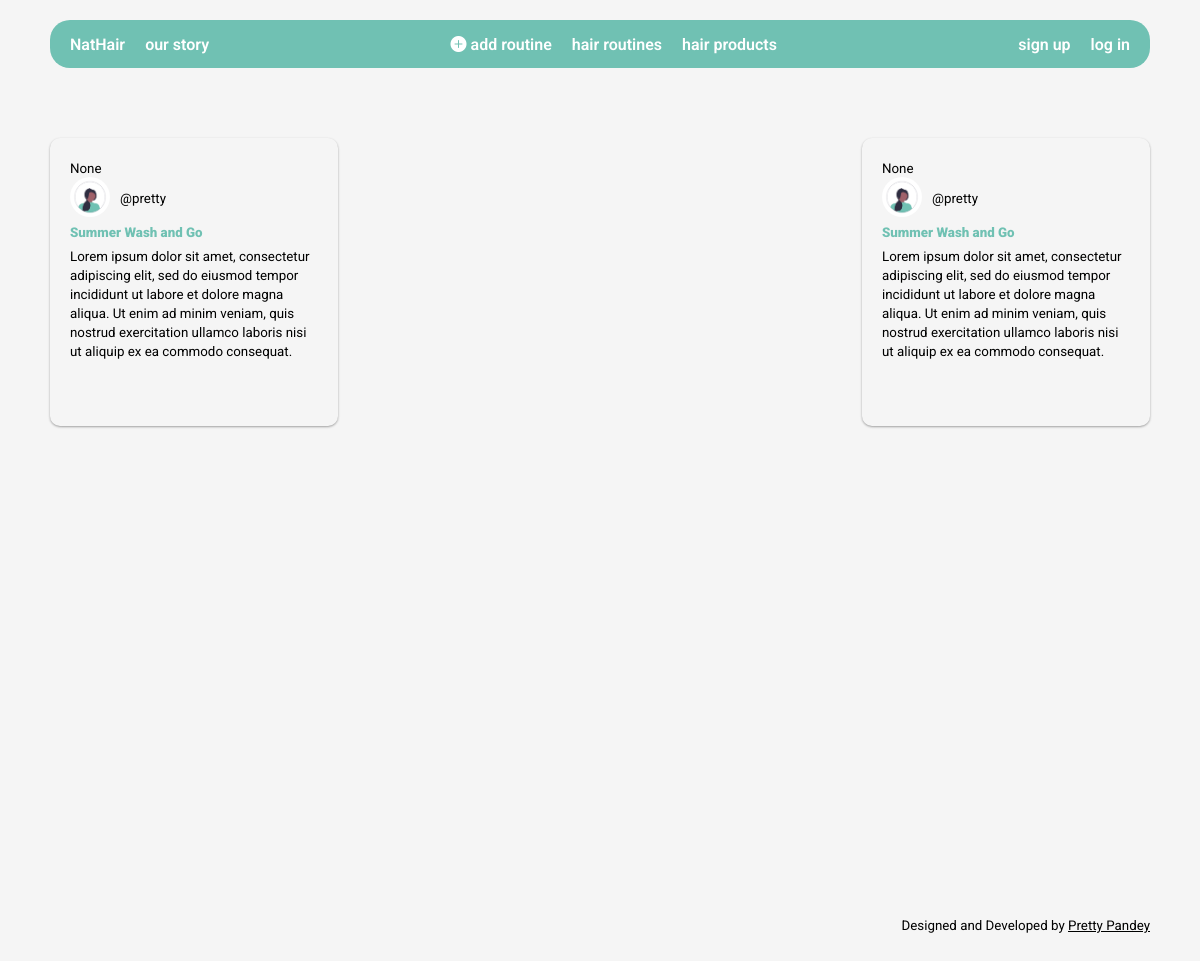
Screenshot of /routines/routines_list with the database file from the repository.
### routines/models.py (models this page shows, shortened)
class HairRoutine(models.Model):
    user = models.ForeignKey(User, on_delete=models.CASCADE)
    name = models.CharField(max_length=255)
    description = models.TextField()
    notes = models.TextField()
    is_draft = models.BooleanField(default=True)
    posted_at = models.DateTimeField(blank=True, null=True)

### accounts/models.py (models this page shows, shortened)
class Profile(models.Model):
    user = models.OneToOneField(User, on_delete=models.CASCADE)
    full_name = models.CharField(max_length=255, null=True, blank=True)
    bio = models.TextField(null=True, blank=True)
    profile_pic = models.ImageField(upload_to='profile_pics', default='blank-profile-pic.png')
    location = models.CharField(max_length=255, null=True, blank=True)
    date_of_birth = models.DateField(null=True, blank=True)

### routines/views.py (the view)
# urls.py: path('routines_list', views.routines_list, name='routines_list'),
def routines_list(request):
    template= 'routines_list.html'
    routines = HairRoutine.objects.all()
    context = {
        'routines': routines,
    }
    return render(request, template, context)

### accounts/templatetags/cache_bust.py (called while the page is built)
@register.simple_tag(name='cache_bust')
def cache_bust():
    if settings.DEBUG:
        version = uuid.uuid1()
    else:
        version = os.environ.get('PROJECT_VERSION')
        if version is None:
            version = '1'
    return '__v__={version}'.format(version=version)

### routines/templates/routines_list.html (shortened to what this page needs)
{% extends 'base.html' %}
{% load static %}
{% load cache_bust %}
{% block styles %}
<link rel="stylesheet" href="{% static 'css/routine.css' %}?{% cache_bust %}" />
{% endblock %}
{% block content %}
<div class="routines-wrapper">
    {% if routines %}
    <ul class="routines-list">
        {% for routine in routines %}
        <li>
            <a href="{% url 'routine_detail' routine.id %}">
                <small>{{routine.posted_at}}</small>
                <div class="user-info">
                    <img src="{{routine.user.profile.profile_pic.url}}" alt="User Profile Picture">
                    <div class="user-name">
                        <p><small>@{{routine.user.username}}</small></p>
                    </div>
                </div>
                <p class="routine-name"><small>{{routine.name}}</small></p>
                <p><small>{{routine.description}}</small></p>
            </a>
        </li>
    {% endfor %}
    </ul>
{% endif %}
</div>
{% endblock %}

### static/css/routine.css (style rules this page uses)
.routines-wrapper { margin: 50px 0; }
.routines-list { list-style-type: none; display: flex; justify-content: space-between; flex-wrap: wrap; padding-left: 0; }
.routines-list li { width: 18rem; height: 18rem; box-shadow: var(--shadow-3); border-radius: 10px; position: relative; }
.routines-list li a { position:absolute; top: 10px; left: 10px; right: 10px; bottom: 10px; text-decoration: none; padding: 10px; color: var(--black); }
.routines-list li a p { margin:5px 0; }
.routines-list li a .user-info { display: flex; align-items:center; gap: 10px; }
.routines-list li a .user-info .user-name p { margin:0; }
.routines-list li a .user-info img { width: 40px; height: 40px; border-radius: 50%; object-fit: cover; }
.routines-list li a .routine-name { color: var(--green); font-weight: 900; }

### static/css/main.css (style rules this page uses)
:root { --black: #000100; --mustard: #EAE0CC; --mouve: #C9ADA1; --olive: #A0A083; --khaki: #798478; --veld: #4D6A6D; --green: #70C1B3; --shadow-1: rgba(0, 0, 0, 0.25) 0px 14px 28px, rgba(0, 0, 0, 0.22) 0px 10px 10px; --shadow-2: rgba(0, 0, 0, 0.16) 0px 3px 6px, rgba(0, 0, 0, 0.23) 0px 3px 6px; --shadow-3: rgba(0, 0, 0, 0.12) 0px 1px 3px, rgba(0, 0, 0, 0.24) 0px 1px 2px; --shadow-4: rgba(50, 50, 93, 0.25) 0px 6px 12px -2px, rgba(0, 0, 0, 0.3) 0px 3px 7px -3px; --shadow-5: rgba(0, 0, 0, 0.24) 0px 3px 8px; --shadow-6: rgba(0, 0, 0, 0.35) 0px 5px 15px; }
html { font-family: 'Roboto', sans-serif; background-color: whitesmoke; }
body { margin:0; }
* { box-sizing: border-box; }

### rows the page displays
HairRoutine: posted_at "None", user.profile.profile_pic (placeholder picture), user.username "pretty", name "Summer Wash and Go", description "Lorem ipsum dolor sit amet, consectetur adipiscing elit, sed do eiusmod tempor incididunt ut labore et dolore magna aliqua. Ut enim ad minim veniam, quis nostrud exercitation ullamco laboris nisi ut aliquip ex ea commodo consequat."
HairRoutine: posted_at "None", user.profile.profile_pic (placeholder picture), user.username "pretty", name "Summer Wash and Go", description "Lorem ipsum dolor sit amet, consectetur adipiscing elit, sed do eiusmod tempor incididunt ut labore et dolore magna aliqua. Ut enim ad minim veniam, quis nostrud exercitation ullamco laboris nisi ut aliquip ex ea commodo consequat."
